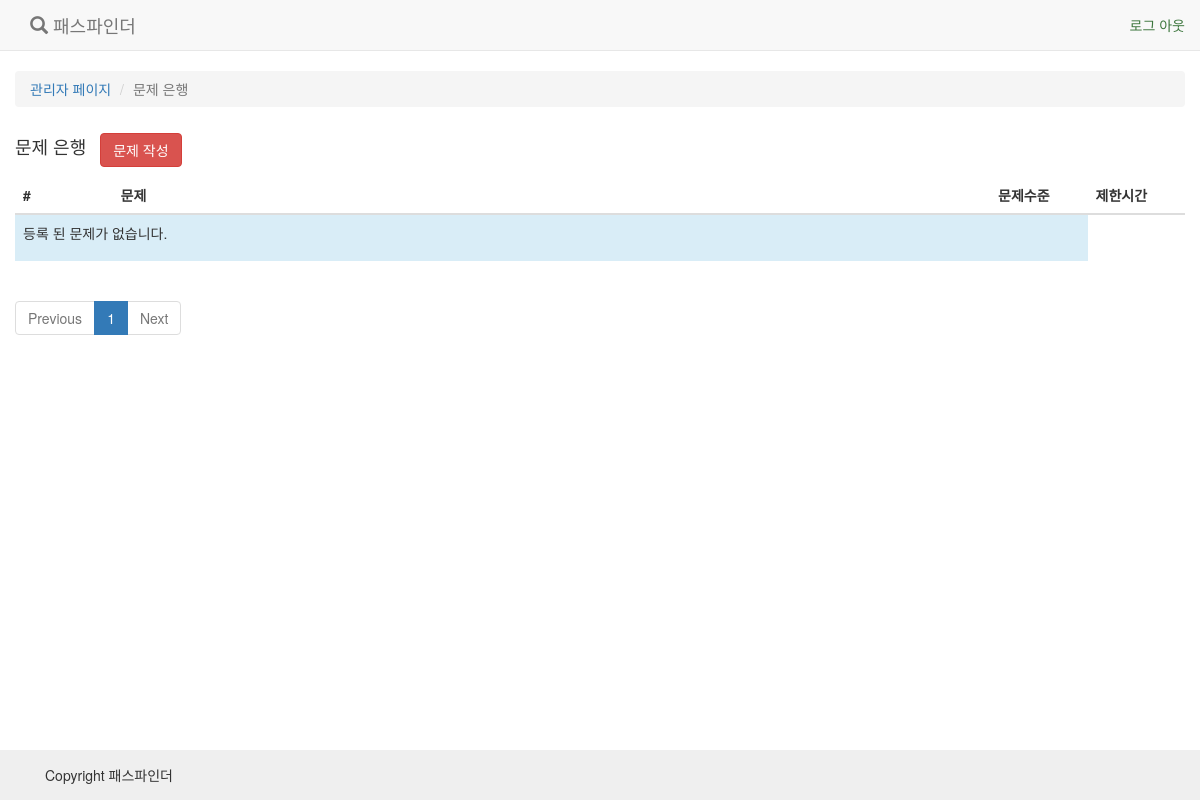
Before: /manage/questions/ (signed in) with the older database file.
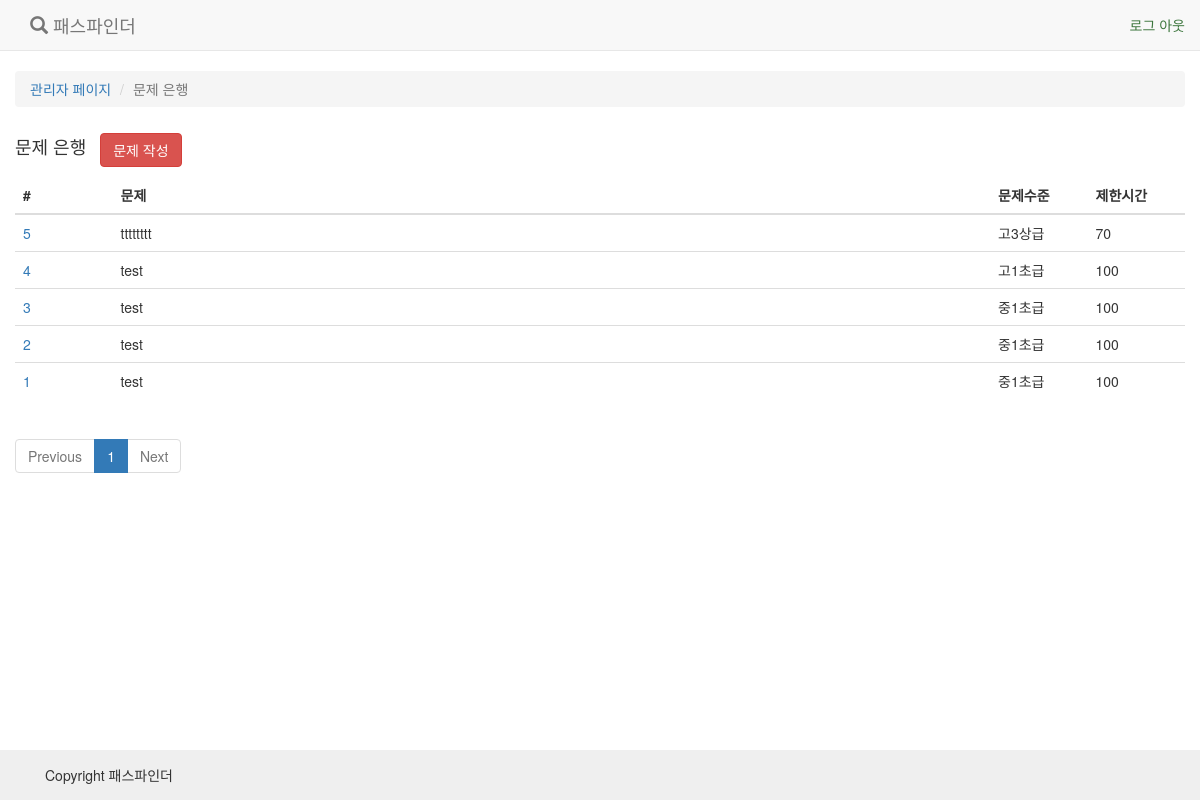
After: the same page with the newer database file.
### quiz/models.py (models this page shows, shortened)
@python_2_unicode_compatible
class Question(models.Model):
    level = models.IntegerField(
        verbose_name=u"문제 수준",
        choices=LEVEL_CHOICES, default=0)
    title = models.CharField(
        verbose_name=u"문제",
        max_length=100)
    text = models.CharField(
        verbose_name=u"지문",
        max_length=30000)
    limit_time = models.PositiveSmallIntegerField(
        verbose_name=u"제한시간(초)",
        default=100
    )
    correct = models.CharField(
        verbose_name=u"정답 답안",
        max_length=512
    )
    create_date = models.DateTimeField(auto_now_add=True)
    update_date = models.DateTimeField(auto_now=True)
    class Meta:
        verbose_name_plural=u"문제 은행"
        verbose_name=u"문제 은행"

### quiz/views.py (the view)
class QuestionListView(StaffMemberRequiredMixin, View):
    def get(self, request):
        page = request.GET.get('p')
        questions = Question.objects.all().order_by('-pk')
        paginator = Paginator(questions, 20)
        try:
            questions = paginator.page(page)
        except PageNotAnInteger:
            questions = paginator.page(1)
        except EmptyPage:
            questions = paginator.page(paginator.num_pages)
        return render(request, 'quiz/question_list.html', {
            'questions': questions
        })

### quiz/views.py (called while the page is built)
    @method_decorator(staff_member_required)
    def dispatch(self, request, *args, **kwargs):
        return super(StaffMemberRequiredMixin, self).dispatch(request, *args, **kwargs)

### quiz/templates/quiz/question_list.html (shortened to what this page needs)
{% extends 'base.html' %}
{% load staticfiles %}
{% block content %}
    <div class="container">
        <div class="row" style="margin-top: 20px;">
            <ol class="breadcrumb">
                <li><a href="/">관리자 페이지 </a></li>
                <li class="active">문제 은행</li>
            </ol>
        </div>
        <div class="row">
            <ul class="list-inline">
                <li ><h4>문제 은행</h4></li>
                <li class=""><a class="btn btn-danger" href="{% url 'quiz:create_question' %}"> 문제 작성 </a></li>
            </ul>
            <table class="table table-hover">
                <thead>
                    <th class="col-md-1">#</th>
                    <th class="col-md-9">문제</th>
                    <th class="col-md-1">문제수준</th>
                    <th class="col-md-1">제한시간</th>
                </thead>
                {% for question in questions %}
                    <tr class="question" question_id="{{ question.pk }}">
                        <td class="col-md-1"><a href="{% url 'quiz:show_question' question.pk %}">{{ question.pk }}</a> </td>
                        <td class="col-md-9">{{ question.title }}</td>
                        <td class="col-md-1">{{ question.get_level_display }}</td>
                        <td class="col-md-1">{{ question.limit_time }}</td>
                    </tr>
                {% empty %}
                    <tr>
                        <td class="bg-info" colspan="3"> <p>등록 된 문제가 없습니다. </p></td>
                    </tr>
                {% endfor %}
            </table>
            <div>
                {% include 'quiz/paginator.html' with paginator=questions %}
            </div>
        </div>
    </div>
{% endblock %}

Changed rows visible on the page:
added Question: pk "5", title "tttttttt", level "고3상급", limit_time "70"
added Question: pk "4", title "test", level "고1초급", limit_time "100"
added Question: pk "3", title "test", level "중1초급", limit_time "100"
added Question: pk "2", title "test", level "중1초급", limit_time "100"
added Question: pk "1", title "test", level "중1초급", limit_time "100"
Other visible differences:
text no longer shown: "등록 된 문제가 없습니다."
